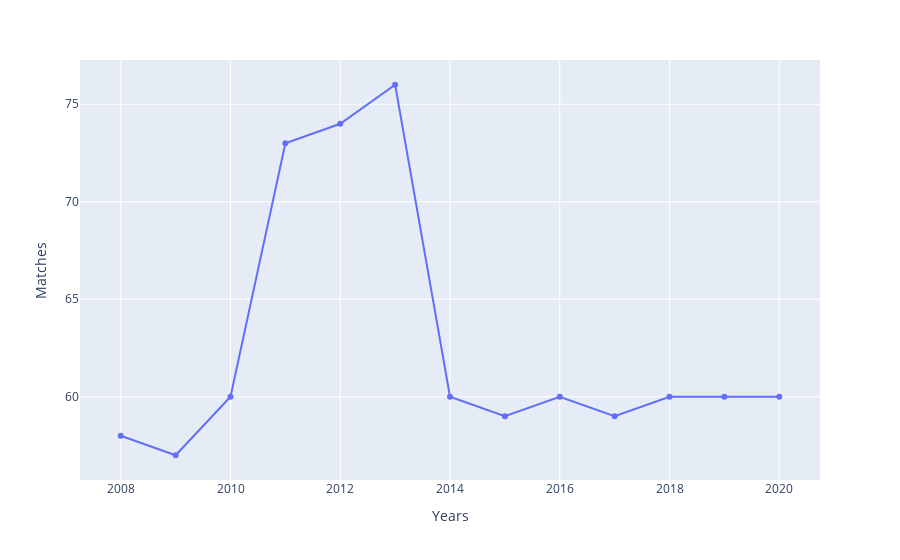

The notebook cell saved with this chart:
### Code cell
px.line(x = matches_over_years.index , y = matches_over_years.values,markers=  True, labels=dict(x = 'Years', y = 'Matches'))

### Figure 1 — Plotly figure (JSON) as saved in the notebook; plotly's stock layout.template omitted (floating-point values rounded to 4 significant figures)
{"data": [{"hovertemplate": "Years=%{x}<br>Matches=%{y}<extra></extra>", "legendgroup": "", "line": {"color": "#636efa", "dash": "solid"}, "marker": {"symbol": "circle"}, "mode": "markers+lines", "name": "", "orientation": "v", "showlegend": false, "type": "scatter", "x": [2008, 2009, 2010, 2011, 2012, 2013, 2014, 2015, 2016, 2017, 2018, 2019, 2020], "xaxis": "x", "y": [58, 57, 60, 73, 74, 76, 60, 59, 60, 59, 60, 60, 60], "yaxis": "y"}], "layout": {"legend": {"tracegroupgap": 0}, "margin": {"t": 60}, "xaxis": {"anchor": "y", "domain": [0, 1], "title": {"text": "Years"}}, "yaxis": {"anchor": "x", "domain": [0, 1], "title": {"text": "Matches"}}}}
